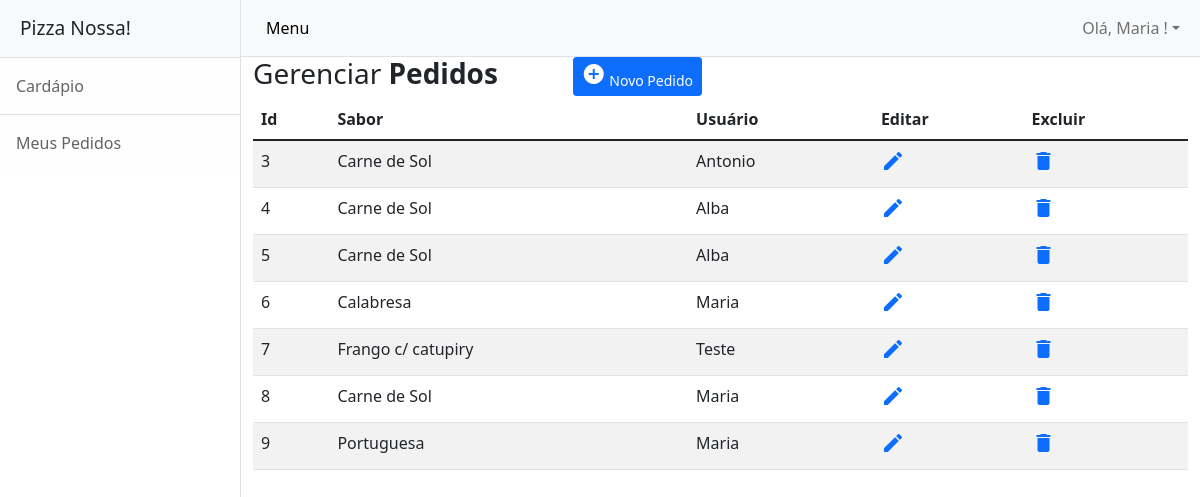
Screenshot of /pedidos/recovery (signed in) with the database file from the repository.
### models.py (models this page shows, shortened)
class Usuario(db.Model, UserMixin):
    __tablename__ = "usuario"
    id = db.Column(db.Integer, primary_key=True)
    nome = db.Column(db.String(100))
    email = db.Column(db.String(100))
    senha = db.Column(db.String(100))
    admin = db.Column(db.Boolean)

class Pedido(db.Model):
    __tablename__ = "pedido"
    id = db.Column(db.Integer, primary_key=True)
    usuario_id = db.Column(db.Integer, db.ForeignKey('usuario.id'))
    pizza_id = db.Column(db.Integer, db.ForeignKey('pizza.id'))
    data = db.Column(db.Date)
    usuario = db.relationship('Usuario', foreign_keys=usuario_id)
    pizza = db.relationship('Pizza', foreign_keys=pizza_id)

class Pizza(db.Model):
    __tablename__ = "pizza"
    id = db.Column(db.Integer, primary_key=True)
    sabor = db.Column(db.String(100))
    imagem = db.Column(db.String(100))
    ingredientes = db.Column(db.String(100))
    preco = db.Column(db.Float)

### controllers/pedidos.py (the view)
@bp_pedidos.route('/recovery')
def recovery():
  pedidos = Pedido.query.all()
  return render_template('pedidos_recovery.html', pedidos = pedidos)

### controllers/usuarios.py (called while the page is built)
@lm.user_loader
def load_user(id):
  usuario = Usuario.query.filter_by(id=id).first()
  return usuario

### templates/pedidos_recovery.html
{% extends 'base.html' %}
{% block conteudo %}
      <div class="table-wrapper">
<div class="table-title">
<div class="row">
<div class="col-sm-4">
<h3>Gerenciar <b>Pedidos</b></h3>
</div>
          <div class="col-sm-4">
<a href="{{url_for('pedidos.create')}}" class="btn btn-primary btn-sm"><i class="material-icons">&#xE147;</i> <span>Novo Pedido</span></a>
</div>
</div>
</div>
</div>
<table class="table table-striped table-hover">
<thead>
<tr>
<th>Id</th>
<th>Sabor</th>
<th>Usuário</th>
<th>Editar</th>
<th>Excluir</th>
</tr>
</thead>
<tbody>
          {% for p in pedidos %}
          <tr>
<td>{{p.id}}</td>
<td>{{p.pizza.sabor}}</td>
<td>{{p.usuario.nome}}</td>
<td>
              <a href="{{url_for('pedidos.update', id=p.id)}}" class="update"><i class="material-icons" data-toggle="tooltip" title="Editar">&#xe254;</i></a>
            </td>
<td>
              <a href="{{url_for('pedidos.delete', id=p.id)}}" class="delete"><i class="material-icons" data-toggle="tooltip" title="Excluir">&#xE872;</i></a>
            </td>
          </tr>
          {% endfor %}
</tbody>
</table>
{% endblock %}

### templates/base.html (shortened to what this page needs)
<!DOCTYPE html>
<html lang="en">
    <head>
        <link href="/static/css/styles.css" rel="stylesheet" />
    </head>
    <body>
        <div class="d-flex" id="wrapper">
            <div class="border-end bg-white" id="sidebar-wrapper">
                <div class="sidebar-heading border-bottom bg-light">Pizza Nossa!</div>
                <div class="list-group list-group-flush">
                  {% if not current_user.admin %}
                  <a class="list-group-item list-group-item-action list-group-item-light p-3" href="{{url_for('pizzas.cardapio')}}">Cardápio</a>
                    <a class="list-group-item list-group-item-action list-group-item-light p-3" href="{{url_for('pedidos.meuspedidos')}}">Meus Pedidos</a>
                  {% endif %}
                </div>
            </div>
            <div id="page-content-wrapper">
                <nav class="navbar navbar-expand-lg navbar-light bg-light border-bottom">
                    <div class="container-fluid">
                        <button class="btn btn-light" id="sidebarToggle"> Menu</button>
                        <div class="collapse navbar-collapse" id="navbarSupportedContent">
                            <ul class="navbar-nav ms-auto mt-2 mt-lg-0">
                                <li class="nav-item dropdown">
                                    <a class="nav-link dropdown-toggle" id="navbarDropdown" href="#" role="button" data-bs-toggle="dropdown" aria-haspopup="true" aria-expanded="false">Olá,  {{ current_user.nome }} !</a>
                                </li>
                            </ul>
                        </div>
                    </div>
                </nav>
                {% set mensagens = get_flashed_messages(with_categories=true) %}
                <div class="container-fluid">
                    {% block conteudo %}
                    {% endblock %}
                </div>
            </div>
        </div>
    </body>
</html>

### rows the page displays
Usuario: nome "Maria"
Pedido: id "3", pizza.sabor "Carne de Sol", usuario.nome "Antonio"
Pedido: id "4", pizza.sabor "Carne de Sol", usuario.nome "Alba"
Pedido: id "5", pizza.sabor "Carne de Sol", usuario.nome "Alba"
Pedido: id "6", pizza.sabor "Calabresa", usuario.nome "Maria"
Pedido: id "7", pizza.sabor "Frango c/ catupiry", usuario.nome "Teste"
Pedido: id "8", pizza.sabor "Carne de Sol", usuario.nome "Maria"
Pedido: id "9", pizza.sabor "Portuguesa", usuario.nome "Maria"
